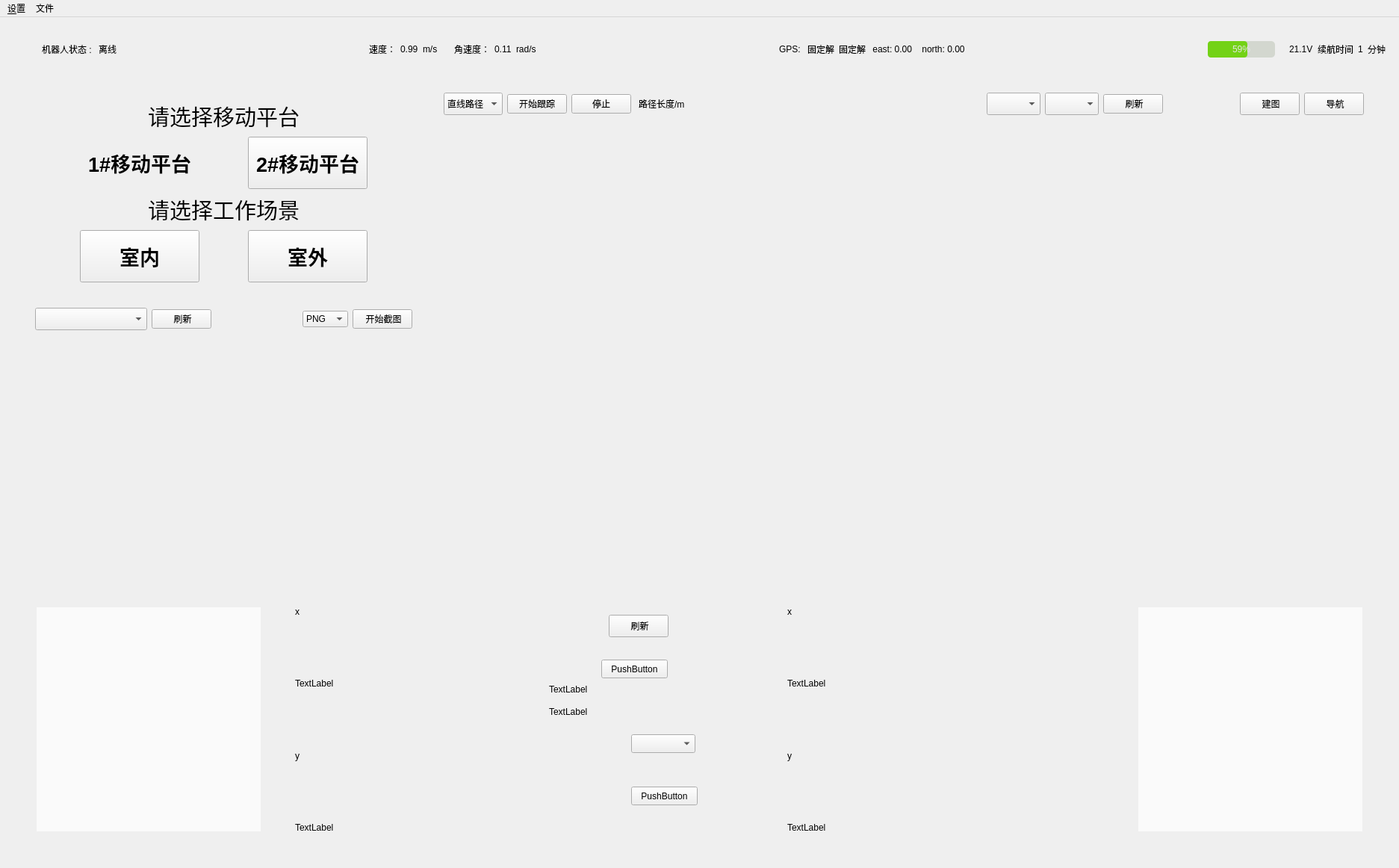
<?xml version="1.0" encoding="UTF-8"?>
<ui version="4.0">
 <class>MainWindowDesign</class>
 <widget class="QMainWindow" name="MainWindowDesign">
  <property name="geometry">
   <rect>
    <x>0</x>
    <y>0</y>
    <width>1873</width>
    <height>1162</height>
   </rect>
  </property>
  <property name="windowTitle">
   <string>QRosApp</string>
  </property>
  <property name="windowIcon">
   <iconset resource="../resources/images.qrc">
    <normaloff>:/images/robot_5.png</normaloff>:/images/robot_5.png</iconset>
  </property>
  <property name="locale">
   <locale language="English" country="Australia"/>
  </property>
  <widget class="QWidget" name="centralwidget">
   <layout class="QGridLayout" name="gridLayout_2">
    <item row="1" column="0">
     <layout class="QVBoxLayout" name="verticalLayout" stretch="0,0">
      <item>
       <layout class="QHBoxLayout" name="horizontalLayout_7" stretch="0,3,4,3,0">
        <item>
         <spacer name="verticalSpacer_2">
          <property name="orientation">
           <enum>Qt::Vertical</enum>
          </property>
          <property name="sizeHint" stdset="0">
           <size>
            <width>20</width>
            <height>40</height>
           </size>
          </property>
         </spacer>
        </item>
        <item>
         <widget class="QWidget" name="verticalWidget_2" native="true">
          <layout class="QVBoxLayout" name="verticalLayout_2">
           <item>
            <widget class="QWidget" name="widget_plat" native="true">
             <property name="styleSheet">
              <string notr="true"/>
             </property>
             <layout class="QHBoxLayout" name="horizontalLayout_12">
              <item>
               <layout class="QVBoxLayout" name="verticalLayout_5">
                <property name="topMargin">
                 <number>10</number>
                </property>
                <property name="bottomMargin">
                 <number>10</number>
                </property>
                <item>
                 <widget class="QLabel" name="label_4">
                  <property name="font">
                   <font>
                    <pointsize>22</pointsize>
                    <bold>false</bold>
                   </font>
                  </property>
                  <property name="text">
                   <string>请选择移动平台</string>
                  </property>
                  <property name="alignment">
                   <set>Qt::AlignCenter</set>
                  </property>
                 </widget>
                </item>
                <item>
                 <layout class="QHBoxLayout" name="horizontalLayout_8" stretch="0,1,0,1,0">
                  <item>
                   <spacer name="horizontalSpacer_9">
                    <property name="orientation">
                     <enum>Qt::Horizontal</enum>
                    </property>
                    <property name="sizeHint" stdset="0">
                     <size>
                      <width>40</width>
                      <height>20</height>
                     </size>
                    </property>
                   </spacer>
                  </item>
                  <item>
                   <widget class="MyPushButton" name="car0_connect">
                    <property name="minimumSize">
                     <size>
                      <width>160</width>
                      <height>70</height>
                     </size>
                    </property>
                    <property name="maximumSize">
                     <size>
                      <width>160</width>
                      <height>70</height>
                     </size>
                    </property>
                    <property name="font">
                     <font>
                      <pointsize>20</pointsize>
                      <bold>true</bold>
                     </font>
                    </property>
                    <property name="text">
                     <string>1#移动平台</string>
                    </property>
                    <property name="checkable">
                     <bool>true</bool>
                    </property>
                    <property name="checked">
                     <bool>false</bool>
                    </property>
                    <property name="autoRepeat">
                     <bool>true</bool>
                    </property>
                    <property name="autoExclusive">
                     <bool>true</bool>
                    </property>
                    <property name="default">
                     <bool>false</bool>
                    </property>
                    <property name="flat">
                     <bool>true</bool>
                    </property>
                   </widget>
                  </item>
                  <item>
                   <spacer name="horizontalSpacer_7">
                    <property name="orientation">
                     <enum>Qt::Horizontal</enum>
                    </property>
                    <property name="sizeHint" stdset="0">
                     <size>
                      <width>40</width>
                      <height>20</height>
                     </size>
                    </property>
                   </spacer>
                  </item>
                  <item>
                   <widget class="MyPushButton" name="car1_connect">
                    <property name="minimumSize">
                     <size>
                      <width>160</width>
                      <height>70</height>
                     </size>
                    </property>
                    <property name="maximumSize">
                     <size>
                      <width>160</width>
                      <height>70</height>
                     </size>
                    </property>
                    <property name="font">
                     <font>
                      <pointsize>20</pointsize>
                      <bold>true</bold>
                     </font>
                    </property>
                    <property name="text">
                     <string>2#移动平台</string>
                    </property>
                    <property name="checkable">
                     <bool>true</bool>
                    </property>
                    <property name="autoRepeat">
                     <bool>true</bool>
                    </property>
                    <property name="autoExclusive">
                     <bool>true</bool>
                    </property>
                   </widget>
                  </item>
                  <item>
                   <spacer name="horizontalSpacer_10">
                    <property name="orientation">
                     <enum>Qt::Horizontal</enum>
                    </property>
                    <property name="sizeHint" stdset="0">
                     <size>
                      <width>40</width>
                      <height>20</height>
                     </size>
                    </property>
                   </spacer>
                  </item>
                 </layout>
                </item>
                <item>
                 <widget class="QLabel" name="label_17">
                  <property name="font">
                   <font>
                    <pointsize>22</pointsize>
                    <bold>false</bold>
                   </font>
                  </property>
                  <property name="text">
                   <string>请选择工作场景</string>
                  </property>
                  <property name="alignment">
                   <set>Qt::AlignCenter</set>
                  </property>
                 </widget>
                </item>
                <item>
                 <layout class="QHBoxLayout" name="horizontalLayout_9" stretch="0,1,0,1,0">
                  <item>
                   <spacer name="horizontalSpacer_11">
                    <property name="orientation">
                     <enum>Qt::Horizontal</enum>
                    </property>
                    <property name="sizeHint" stdset="0">
                     <size>
                      <width>40</width>
                      <height>20</height>
                     </size>
                    </property>
                   </spacer>
                  </item>
                  <item>
                   <widget class="MyPushButton" name="indoor">
                    <property name="minimumSize">
                     <size>
                      <width>160</width>
                      <height>70</height>
                     </size>
                    </property>
                    <property name="maximumSize">
                     <size>
                      <width>160</width>
                      <height>70</height>
                     </size>
                    </property>
                    <property name="font">
                     <font>
                      <pointsize>20</pointsize>
                      <bold>true</bold>
                      <underline>false</underline>
                     </font>
                    </property>
                    <property name="autoFillBackground">
                     <bool>false</bool>
                    </property>
                    <property name="text">
                     <string>室内</string>
                    </property>
                    <property name="checkable">
                     <bool>true</bool>
                    </property>
                   </widget>
                  </item>
                  <item>
                   <spacer name="horizontalSpacer_12">
                    <property name="orientation">
                     <enum>Qt::Horizontal</enum>
                    </property>
                    <property name="sizeHint" stdset="0">
                     <size>
                      <width>40</width>
                      <height>20</height>
                     </size>
                    </property>
                   </spacer>
                  </item>
                  <item>
                   <widget class="MyPushButton" name="outdoor">
                    <property name="minimumSize">
                     <size>
                      <width>160</width>
                      <height>70</height>
                     </size>
                    </property>
                    <property name="maximumSize">
                     <size>
                      <width>160</width>
                      <height>70</height>
                     </size>
                    </property>
                    <property name="font">
                     <font>
                      <pointsize>20</pointsize>
                      <bold>true</bold>
                     </font>
                    </property>
                    <property name="autoFillBackground">
                     <bool>false</bool>
                    </property>
                    <property name="text">
                     <string>室外</string>
                    </property>
                    <property name="checkable">
                     <bool>true</bool>
                    </property>
                   </widget>
                  </item>
                  <item>
                   <spacer name="horizontalSpacer_13">
                    <property name="orientation">
                     <enum>Qt::Horizontal</enum>
                    </property>
                    <property name="sizeHint" stdset="0">
                     <size>
                      <width>40</width>
                      <height>20</height>
                     </size>
                    </property>
                   </spacer>
                  </item>
                 </layout>
                </item>
               </layout>
              </item>
             </layout>
            </widget>
           </item>
           <item>
            <layout class="QVBoxLayout" name="verticalLayout_9" stretch="0,1">
             <item>
              <widget class="QWidget" name="state_widget" native="true">
               <property name="autoFillBackground">
                <bool>true</bool>
               </property>
               <property name="styleSheet">
                <string notr="true"/>
               </property>
               <layout class="QHBoxLayout" name="horizontalLayout_3" stretch="0,0,0,0,0">
                <item>
                 <widget class="QComboBox" name="topics_img">
                  <property name="minimumSize">
                   <size>
                    <width>150</width>
                    <height>30</height>
                   </size>
                  </property>
                  <property name="sizeAdjustPolicy">
                   <enum>QComboBox::AdjustToContentsOnFirstShow</enum>
                  </property>
                 </widget>
                </item>
                <item>
                 <widget class="QPushButton" name="refresh">
                  <property name="text">
                   <string> 刷新</string>
                  </property>
                  <property name="icon">
                   <iconset resource="../resources/images.qrc">
                    <normaloff>:/images/refresh.png</normaloff>:/images/refresh.png</iconset>
                  </property>
                 </widget>
                </item>
                <item>
                 <spacer name="horizontalSpacer_5">
                  <property name="orientation">
                   <enum>Qt::Horizontal</enum>
                  </property>
                  <property name="sizeHint" stdset="0">
                   <size>
                    <width>40</width>
                    <height>20</height>
                   </size>
                  </property>
                 </spacer>
                </item>
                <item>
                 <widget class="QComboBox" name="select_format">
                  <property name="minimumSize">
                   <size>
                    <width>40</width>
                    <height>0</height>
                   </size>
                  </property>
                  <property name="maximumSize">
                   <size>
                    <width>80</width>
                    <height>16777215</height>
                   </size>
                  </property>
                  <item>
                   <property name="text">
                    <string>PNG</string>
                   </property>
                  </item>
                  <item>
                   <property name="text">
                    <string>JPG</string>
                   </property>
                  </item>
                  <item>
                   <property name="text">
                    <string>JPEG</string>
                   </property>
                  </item>
                  <item>
                   <property name="text">
                    <string>BMP</string>
                   </property>
                  </item>
                  <item>
                   <property name="text">
                    <string>PBM</string>
                   </property>
                  </item>
                  <item>
                   <property name="text">
                    <string>PGM</string>
                   </property>
                  </item>
                  <item>
                   <property name="text">
                    <string>PPM</string>
                   </property>
                  </item>
                  <item>
                   <property name="text">
                    <string>XBM</string>
                   </property>
                  </item>
                  <item>
                   <property name="text">
                    <string>XPM</string>
                   </property>
                  </item>
                 </widget>
                </item>
                <item>
                 <widget class="QPushButton" name="snapshoot">
                  <property name="text">
                   <string> 开始截图</string>
                  </property>
                  <property name="icon">
                   <iconset resource="../resources/images.qrc">
                    <normaloff>:/images/start.png</normaloff>:/images/start.png</iconset>
                  </property>
                 </widget>
                </item>
               </layout>
              </widget>
             </item>
             <item>
              <widget class="RvizImage" name="rviz_img" native="true">
               <property name="styleSheet">
                <string notr="true">QStackedWidget{
border-right: 10px solid qlineargradient(x0:0, x1:1,stop:  0 white, stop: 1 #ececef);
background-color: transparent;
}
</string>
               </property>
              </widget>
             </item>
            </layout>
           </item>
          </layout>
         </widget>
        </item>
        <item>
         <widget class="QWidget" name="widget_plot" native="true">
          <layout class="QVBoxLayout" name="verticalLayout_7" stretch="0,1">
           <item>
            <layout class="QVBoxLayout" name="vertical_road">
             <item>
              <widget class="QWidget" name="param_widget" native="true">
               <layout class="QHBoxLayout" name="horizontalLayout_2">
                <item>
                 <widget class="QComboBox" name="selected_path">
                  <property name="minimumSize">
                   <size>
                    <width>0</width>
                    <height>30</height>
                   </size>
                  </property>
                  <item>
                   <property name="text">
                    <string>直线路径</string>
                   </property>
                  </item>
                  <item>
                   <property name="text">
                    <string>S型路径</string>
                   </property>
                  </item>
                  <item>
                   <property name="text">
                    <string>圆形路径</string>
                   </property>
                  </item>
                 </widget>
                </item>
                <item>
                 <widget class="QPushButton" name="track_path">
                  <property name="text">
                   <string>开始跟踪</string>
                  </property>
                  <property name="icon">
                   <iconset resource="../resources/images.qrc">
                    <normaloff>:/images/track_path.png</normaloff>:/images/track_path.png</iconset>
                  </property>
                  <property name="checkable">
                   <bool>true</bool>
                  </property>
                  <property name="checked">
                   <bool>false</bool>
                  </property>
                  <property name="autoExclusive">
                   <bool>true</bool>
                  </property>
                 </widget>
                </item>
                <item>
                 <widget class="QPushButton" name="stop_track">
                  <property name="text">
                   <string>停止</string>
                  </property>
                  <property name="icon">
                   <iconset resource="../resources/images.qrc">
                    <normaloff>:/images/end.png</normaloff>:/images/end.png</iconset>
                  </property>
                 </widget>
                </item>
                <item>
                 <spacer name="horizontalSpacer_14">
                  <property name="orientation">
                   <enum>Qt::Horizontal</enum>
                  </property>
                  <property name="sizeHint" stdset="0">
                   <size>
                    <width>40</width>
                    <height>20</height>
                   </size>
                  </property>
                 </spacer>
                </item>
                <item>
                 <widget class="QLabel" name="label_cur">
                  <property name="minimumSize">
                   <size>
                    <width>0</width>
                    <height>0</height>
                   </size>
                  </property>
                  <property name="text">
                   <string>路径长度/m</string>
                  </property>
                 </widget>
                </item>
                <item>
                 <spacer name="space_path">
                  <property name="orientation">
                   <enum>Qt::Horizontal</enum>
                  </property>
                  <property name="sizeHint" stdset="0">
                   <size>
                    <width>398</width>
                    <height>20</height>
                   </size>
                  </property>
                 </spacer>
                </item>
               </layout>
              </widget>
             </item>
            </layout>
           </item>
           <item>
            <widget class="PlotRoad" name="plot_road" native="true"/>
           </item>
          </layout>
         </widget>
        </item>
        <item>
         <widget class="QWidget" name="rviz_widget" native="true">
          <layout class="QHBoxLayout" name="horizontalLayout_10">
           <item>
            <layout class="QVBoxLayout" name="verticalLayout_6" stretch="0,1">
             <item>
              <widget class="QWidget" name="map_widget" native="true">
               <layout class="QHBoxLayout" name="horizontalLayout_4">
                <item>
                 <widget class="QComboBox" name="topics_map">
                  <property name="minimumSize">
                   <size>
                    <width>0</width>
                    <height>30</height>
                   </size>
                  </property>
                 </widget>
                </item>
                <item>
                 <widget class="QComboBox" name="topics_laser">
                  <property name="minimumSize">
                   <size>
                    <width>0</width>
                    <height>30</height>
                   </size>
                  </property>
                 </widget>
                </item>
                <item>
                 <widget class="QPushButton" name="refresh_map">
                  <property name="text">
                   <string> 刷新</string>
                  </property>
                  <property name="icon">
                   <iconset resource="../resources/images.qrc">
                    <normaloff>:/images/refresh.png</normaloff>:/images/refresh.png</iconset>
                  </property>
                 </widget>
                </item>
                <item>
                 <spacer name="horizontalSpacer_6">
                  <property name="orientation">
                   <enum>Qt::Horizontal</enum>
                  </property>
                  <property name="sizeHint" stdset="0">
                   <size>
                    <width>40</width>
                    <height>20</height>
                   </size>
                  </property>
                 </spacer>
                </item>
                <item>
                 <widget class="QPushButton" name="pushButton">
                  <property name="minimumSize">
                   <size>
                    <width>0</width>
                    <height>30</height>
                   </size>
                  </property>
                  <property name="text">
                   <string> 建图</string>
                  </property>
                  <property name="icon">
                   <iconset resource="../resources/images.qrc">
                    <normaloff>:/images/scan-laser.png</normaloff>:/images/scan-laser.png</iconset>
                  </property>
                 </widget>
                </item>
                <item>
                 <widget class="QPushButton" name="set_goal">
                  <property name="minimumSize">
                   <size>
                    <width>0</width>
                    <height>30</height>
                   </size>
                  </property>
                  <property name="text">
                   <string> 导航</string>
                  </property>
                  <property name="icon">
                   <iconset resource="../resources/images.qrc">
                    <normaloff>:/images/nav.png</normaloff>:/images/nav.png</iconset>
                  </property>
                 </widget>
                </item>
               </layout>
              </widget>
             </item>
             <item>
              <widget class="QWidget" name="panel_widget" native="true">
               <layout class="QHBoxLayout" name="horizontalLayout_13">
                <item>
                 <widget class="RvizPanel" name="rviz_panel" native="true"/>
                </item>
               </layout>
              </widget>
             </item>
            </layout>
           </item>
          </layout>
         </widget>
        </item>
        <item>
         <spacer name="verticalSpacer">
          <property name="orientation">
           <enum>Qt::Vertical</enum>
          </property>
          <property name="sizeHint" stdset="0">
           <size>
            <width>20</width>
            <height>40</height>
           </size>
          </property>
         </spacer>
        </item>
       </layout>
      </item>
      <item>
       <layout class="QHBoxLayout" name="horizontalLayout_6">
        <item>
         <layout class="QVBoxLayout" name="vel_layout">
          <property name="leftMargin">
           <number>40</number>
          </property>
          <property name="topMargin">
           <number>40</number>
          </property>
          <property name="rightMargin">
           <number>40</number>
          </property>
          <property name="bottomMargin">
           <number>40</number>
          </property>
          <item>
           <widget class="QWidget" name="velControl" native="true">
            <property name="minimumSize">
             <size>
              <width>300</width>
              <height>300</height>
             </size>
            </property>
            <property name="maximumSize">
             <size>
              <width>300</width>
              <height>300</height>
             </size>
            </property>
            <property name="acceptDrops">
             <bool>true</bool>
            </property>
            <property name="autoFillBackground">
             <bool>false</bool>
            </property>
            <property name="styleSheet">
             <string notr="true">background-color: rgb(250, 250, 250);
border-top-color: rgb(250, 250, 250);
border-right-color: rgb(250, 250, 250);
border-bottom-color: rgb(250, 250, 250);
border-left-color: rgb(250, 250, 250);</string>
            </property>
           </widget>
          </item>
         </layout>
        </item>
        <item>
         <layout class="QHBoxLayout" name="horizontalLayout_5" stretch="1,1,0,1">
          <item>
           <layout class="QVBoxLayout" name="verticalLayout_3">
            <item>
             <widget class="QLabel" name="label_19">
              <property name="text">
               <string>x</string>
              </property>
             </widget>
            </item>
            <item>
             <widget class="QLabel" name="pos_x">
              <property name="minimumSize">
               <size>
                <width>100</width>
                <height>0</height>
               </size>
              </property>
              <property name="text">
               <string>TextLabel</string>
              </property>
             </widget>
            </item>
            <item>
             <widget class="QLabel" name="label_21">
              <property name="text">
               <string>y</string>
              </property>
             </widget>
            </item>
            <item>
             <widget class="QLabel" name="pos_y">
              <property name="text">
               <string>TextLabel</string>
              </property>
             </widget>
            </item>
           </layout>
          </item>
          <item>
           <widget class="QWidget" name="widget_4" native="true">
            <widget class="QPushButton" name="pushButton_2">
             <property name="geometry">
              <rect>
               <x>80</x>
               <y>110</y>
               <width>89</width>
               <height>25</height>
              </rect>
             </property>
             <property name="text">
              <string>PushButton</string>
             </property>
            </widget>
            <widget class="QPushButton" name="pushButton_3">
             <property name="geometry">
              <rect>
               <x>120</x>
               <y>280</y>
               <width>89</width>
               <height>25</height>
              </rect>
             </property>
             <property name="text">
              <string>PushButton</string>
             </property>
            </widget>
            <widget class="QLabel" name="label_6">
             <property name="geometry">
              <rect>
               <x>10</x>
               <y>170</y>
               <width>301</width>
               <height>20</height>
              </rect>
             </property>
             <property name="text">
              <string>TextLabel</string>
             </property>
            </widget>
            <widget class="QComboBox" name="topics_vel">
             <property name="geometry">
              <rect>
               <x>120</x>
               <y>210</y>
               <width>86</width>
               <height>25</height>
              </rect>
             </property>
            </widget>
            <widget class="QPushButton" name="refresh_vel">
             <property name="geometry">
              <rect>
               <x>90</x>
               <y>50</y>
               <width>80</width>
               <height>30</height>
              </rect>
             </property>
             <property name="text">
              <string> 刷新</string>
             </property>
             <property name="icon">
              <iconset resource="../resources/images.qrc">
               <normaloff>:/images/refresh.png</normaloff>:/images/refresh.png</iconset>
             </property>
            </widget>
            <widget class="QLabel" name="label_12">
             <property name="geometry">
              <rect>
               <x>10</x>
               <y>140</y>
               <width>301</width>
               <height>20</height>
              </rect>
             </property>
             <property name="text">
              <string>TextLabel</string>
             </property>
            </widget>
           </widget>
          </item>
          <item>
           <layout class="QVBoxLayout" name="verticalLayout_4">
            <item>
             <widget class="QLabel" name="label_20">
              <property name="text">
               <string>x</string>
              </property>
             </widget>
            </item>
            <item>
             <widget class="QLabel" name="pos_x_2">
              <property name="minimumSize">
               <size>
                <width>100</width>
                <height>0</height>
               </size>
              </property>
              <property name="text">
               <string>TextLabel</string>
              </property>
             </widget>
            </item>
            <item>
             <widget class="QLabel" name="label_22">
              <property name="text">
               <string>y</string>
              </property>
             </widget>
            </item>
            <item>
             <widget class="QLabel" name="pos_y_2">
              <property name="text">
               <string>TextLabel</string>
              </property>
             </widget>
            </item>
           </layout>
          </item>
          <item>
           <spacer name="horizontalSpacer_4">
            <property name="orientation">
             <enum>Qt::Horizontal</enum>
            </property>
            <property name="sizeHint" stdset="0">
             <size>
              <width>40</width>
              <height>20</height>
             </size>
            </property>
           </spacer>
          </item>
         </layout>
        </item>
        <item>
         <layout class="QVBoxLayout" name="omg_layout" stretch="0">
          <property name="leftMargin">
           <number>40</number>
          </property>
          <property name="topMargin">
           <number>40</number>
          </property>
          <property name="rightMargin">
           <number>40</number>
          </property>
          <property name="bottomMargin">
           <number>40</number>
          </property>
          <item>
           <widget class="QWidget" name="omgControl" native="true">
            <property name="minimumSize">
             <size>
              <width>300</width>
              <height>300</height>
             </size>
            </property>
            <property name="maximumSize">
             <size>
              <width>300</width>
              <height>300</height>
             </size>
            </property>
            <property name="acceptDrops">
             <bool>true</bool>
            </property>
            <property name="styleSheet">
             <string notr="true">background-color: rgb(250, 250, 250);
border-top-color: rgb(250, 250, 250);
border-right-color: rgb(250, 250, 250);
border-bottom-color: rgb(250, 250, 250);
border-left-color: rgb(250, 250, 250);</string>
            </property>
           </widget>
          </item>
         </layout>
        </item>
       </layout>
      </item>
     </layout>
    </item>
    <item row="0" column="0">
     <widget class="QWidget" name="info_widget" native="true">
      <layout class="QHBoxLayout" name="horizontalLayout">
       <item>
        <widget class="QLabel" name="label_2">
         <property name="minimumSize">
          <size>
           <width>32</width>
           <height>32</height>
          </size>
         </property>
         <property name="maximumSize">
          <size>
           <width>40</width>
           <height>40</height>
          </size>
         </property>
         <property name="text">
          <string/>
         </property>
         <property name="pixmap">
          <pixmap resource="../resources/images.qrc">:/images/robot3.png</pixmap>
         </property>
         <property name="scaledContents">
          <bool>true</bool>
         </property>
        </widget>
       </item>
       <item>
        <widget class="QLabel" name="label">
         <property name="minimumSize">
          <size>
           <width>0</width>
           <height>50</height>
          </size>
         </property>
         <property name="maximumSize">
          <size>
           <width>16777215</width>
           <height>50</height>
          </size>
         </property>
         <property name="text">
          <string>机器人状态 : </string>
         </property>
        </widget>
       </item>
       <item>
        <widget class="QLabel" name="label_state">
         <property name="locale">
          <locale language="Chinese" country="China"/>
         </property>
         <property name="text">
          <string>离线</string>
         </property>
        </widget>
       </item>
       <item>
        <widget class="QLabel" name="label_link">
         <property name="maximumSize">
          <size>
           <width>40</width>
           <height>40</height>
          </size>
         </property>
         <property name="text">
          <string/>
         </property>
         <property name="pixmap">
          <pixmap resource="../resources/images.qrc">:/images/offline1.png</pixmap>
         </property>
         <property name="scaledContents">
          <bool>true</bool>
         </property>
        </widget>
       </item>
       <item>
        <spacer name="horizontalSpacer">
         <property name="orientation">
          <enum>Qt::Horizontal</enum>
         </property>
         <property name="sizeHint" stdset="0">
          <size>
           <width>40</width>
           <height>20</height>
          </size>
         </property>
        </spacer>
       </item>
       <item>
        <widget class="QLabel" name="label_7">
         <property name="text">
          <string>速度：</string>
         </property>
        </widget>
       </item>
       <item>
        <widget class="QLabel" name="label_vel">
         <property name="text">
          <string>0.99</string>
         </property>
        </widget>
       </item>
       <item>
        <widget class="QLabel" name="label_9">
         <property name="text">
          <string>m/s</string>
         </property>
        </widget>
       </item>
       <item>
        <widget class="QLabel" name="label_11">
         <property name="minimumSize">
          <size>
           <width>10</width>
           <height>0</height>
          </size>
         </property>
         <property name="text">
          <string/>
         </property>
        </widget>
       </item>
       <item>
        <widget class="QLabel" name="label_8">
         <property name="text">
          <string>角速度：</string>
         </property>
        </widget>
       </item>
       <item>
        <widget class="QLabel" name="label_rad">
         <property name="text">
          <string>0.11</string>
         </property>
        </widget>
       </item>
       <item>
        <widget class="QLabel" name="label_13">
         <property name="text">
          <string>rad/s</string>
         </property>
        </widget>
       </item>
       <item>
        <spacer name="horizontalSpacer_3">
         <property name="orientation">
          <enum>Qt::Horizontal</enum>
         </property>
         <property name="sizeHint" stdset="0">
          <size>
           <width>40</width>
           <height>20</height>
          </size>
         </property>
        </spacer>
       </item>
       <item>
        <widget class="QLabel" name="label_5">
         <property name="text">
          <string>GPS: </string>
         </property>
        </widget>
       </item>
       <item>
        <widget class="QLabel" name="posqual">
         <property name="text">
          <string>固定解</string>
         </property>
        </widget>
       </item>
       <item>
        <widget class="QLabel" name="headingqual">
         <property name="text">
          <string>固定解</string>
         </property>
        </widget>
       </item>
       <item>
        <widget class="QLabel" name="gps_east">
         <property name="minimumSize">
          <size>
           <width>60</width>
           <height>0</height>
          </size>
         </property>
         <property name="text">
          <string> east: 0.00</string>
         </property>
        </widget>
       </item>
       <item>
        <widget class="QLabel" name="gps_north">
         <property name="minimumSize">
          <size>
           <width>60</width>
           <height>0</height>
          </size>
         </property>
         <property name="text">
          <string> north: 0.00</string>
         </property>
        </widget>
       </item>
       <item>
        <spacer name="horizontalSpacer_2">
         <property name="orientation">
          <enum>Qt::Horizontal</enum>
         </property>
         <property name="sizeHint" stdset="0">
          <size>
           <width>40</width>
           <height>20</height>
          </size>
         </property>
        </spacer>
       </item>
       <item>
        <widget class="QProgressBar" name="progressBar">
         <property name="maximumSize">
          <size>
           <width>90</width>
           <height>16777215</height>
          </size>
         </property>
         <property name="styleSheet">
          <string notr="true">QProgressBar#progressBar
{
      border:none;   /*无边框*/
      background:rgb(211, 215, 207);
      border-radius:5px;
      text-align:center;   /*文本的位置*/
      color: rgb(229, 229, 229);  /*文本颜色*/
}
 
QProgressBar::chunk 
{
      background-color:rgb(115, 210, 22);
      border-radius:4px;
}
</string>
         </property>
         <property name="value">
          <number>59</number>
         </property>
        </widget>
       </item>
       <item>
        <widget class="QLabel" name="label_18">
         <property name="text">
          <string/>
         </property>
         <property name="pixmap">
          <pixmap resource="../resources/images.qrc">:/images/power-v.png</pixmap>
         </property>
        </widget>
       </item>
       <item>
        <widget class="QLabel" name="label_voltage">
         <property name="text">
          <string>21.1V</string>
         </property>
        </widget>
       </item>
       <item>
        <widget class="QLabel" name="label_3">
         <property name="text">
          <string>续航时间</string>
         </property>
        </widget>
       </item>
       <item>
        <widget class="QLabel" name="label_15">
         <property name="text">
          <string>1</string>
         </property>
        </widget>
       </item>
       <item>
        <widget class="QLabel" name="label_14">
         <property name="text">
          <string>分钟</string>
         </property>
        </widget>
       </item>
      </layout>
     </widget>
    </item>
   </layout>
  </widget>
  <widget class="QMenuBar" name="menubar">
   <property name="geometry">
    <rect>
     <x>0</x>
     <y>0</y>
     <width>1873</width>
     <height>27</height>
    </rect>
   </property>
   <widget class="QMenu" name="menu_File">
    <property name="title">
     <string>&amp;设置</string>
    </property>
    <addaction name="action_Preferences"/>
    <addaction name="separator"/>
    <addaction name="actionAbout_Qt"/>
    <addaction name="separator"/>
    <addaction name="action_Quit"/>
   </widget>
   <widget class="QMenu" name="menu">
    <property name="title">
     <string>文件</string>
    </property>
    <addaction name="image_file"/>
   </widget>
   <addaction name="menu_File"/>
   <addaction name="menu"/>
  </widget>
  <action name="action_Quit">
   <property name="text">
    <string>&amp;Quit</string>
   </property>
   <property name="shortcut">
    <string>Ctrl+Q</string>
   </property>
   <property name="shortcutContext">
    <enum>Qt::ApplicationShortcut</enum>
   </property>
  </action>
  <action name="action_Preferences">
   <property name="text">
    <string>&amp;Preferences</string>
   </property>
   <property name="font">
    <font/>
   </property>
  </action>
  <action name="actionAbout">
   <property name="text">
    <string>&amp;About</string>
   </property>
  </action>
  <action name="actionAbout_Qt">
   <property name="text">
    <string>About &amp;Qt</string>
   </property>
  </action>
  <action name="action1">
   <property name="text">
    <string>1#移动平台

</string>
   </property>
  </action>
  <action name="action2">
   <property name="text">
    <string>2#移动平台

</string>
   </property>
  </action>
  <action name="action">
   <property name="text">
    <string>室内</string>
   </property>
  </action>
  <action name="action_2">
   <property name="text">
    <string>室外</string>
   </property>
  </action>
  <action name="image_file">
   <property name="text">
    <string>截图路径</string>
   </property>
  </action>
  <action name="img_format">
   <property name="text">
    <string>图片格式</string>
   </property>
  </action>
 </widget>
 <customwidgets>
  <customwidget>
   <class>RvizImage</class>
   <extends>QWidget</extends>
   <header>rvizpanel.h</header>
   <container>1</container>
  </customwidget>
  <customwidget>
   <class>RvizPanel</class>
   <extends>QWidget</extends>
   <header>rvizpanel.h</header>
   <container>1</container>
  </customwidget>
  <customwidget>
   <class>MyPushButton</class>
   <extends>QPushButton</extends>
   <header>mypushbutton.h</header>
  </customwidget>
  <customwidget>
   <class>PlotRoad</class>
   <extends>QWidget</extends>
   <header>plotpanel.h</header>
   <container>1</container>
  </customwidget>
 </customwidgets>
 <resources>
  <include location="../resources/images.qrc"/>
 </resources>
 <connections>
  <connection>
   <sender>action_Quit</sender>
   <signal>triggered()</signal>
   <receiver>MainWindowDesign</receiver>
   <slot>close()</slot>
   <hints>
    <hint type="sourcelabel">
     <x>-1</x>
     <y>-1</y>
    </hint>
    <hint type="destinationlabel">
     <x>399</x>
     <y>299</y>
    </hint>
   </hints>
  </connection>
 </connections>
</ui>
